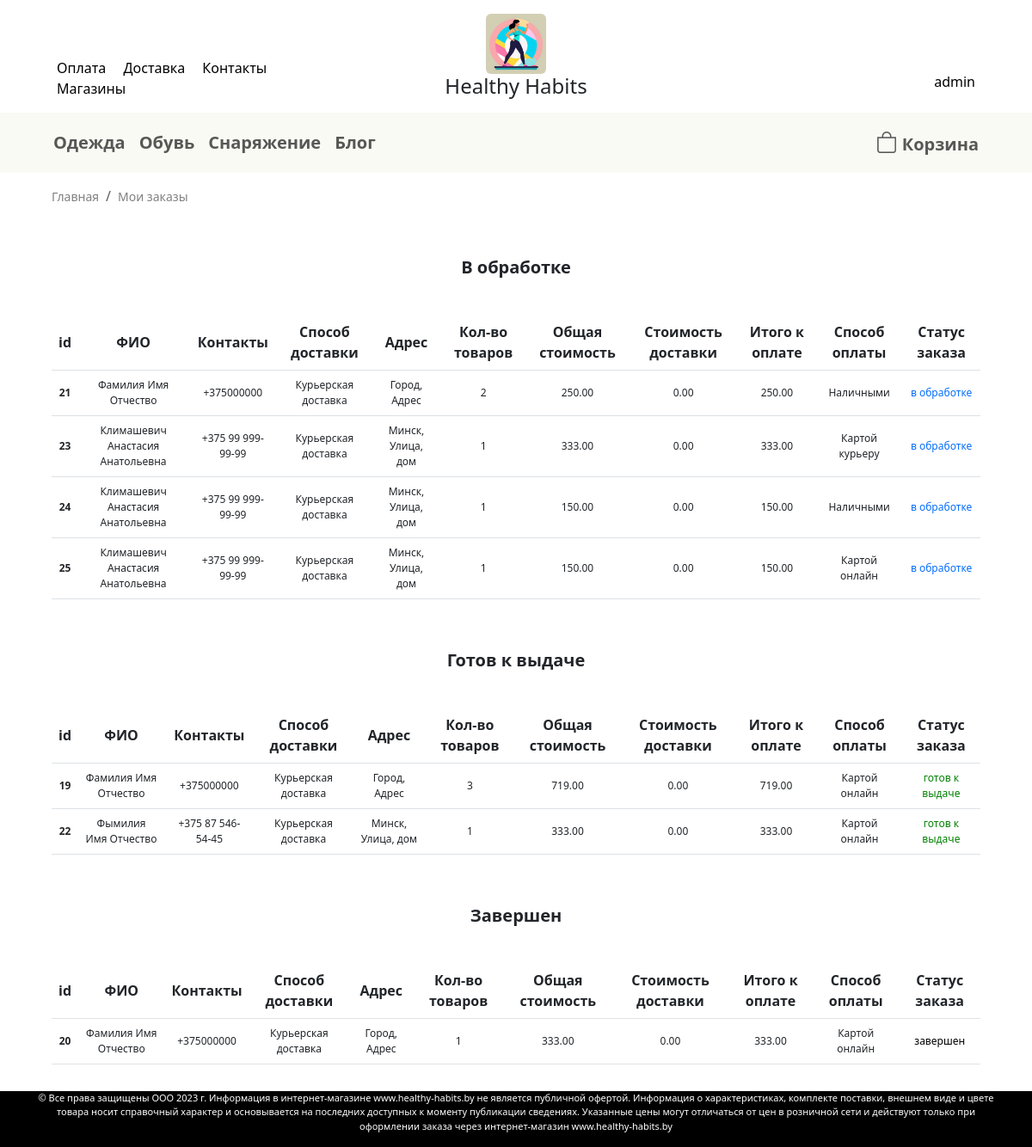
The app's page /orders (signed in) with its own data.
### catalog/models.py (models this page shows, shortened)
class OrderStatus(models.Model):
    name = models.CharField(verbose_name='Название', max_length=50)
    objects = models.Manager()
    def __str__(self):
        return self.name
    class Meta:
        verbose_name = 'статус заказа'
        verbose_name_plural = 'статусы заказов'
        ordering = ['name']

class Order(models.Model):
    user = models.ForeignKey(User, on_delete=models.CASCADE, verbose_name='Пользователь')
    status = models.ForeignKey(OrderStatus, on_delete=models.CASCADE, verbose_name='Статус')
    details = models.JSONField(verbose_name='Данные')
    delivery_price = models.PositiveIntegerField(verbose_name='Стоимость доставки')
    date_added = models.DateTimeField(auto_now_add=True, verbose_name='Дата создания')
    date_updated = models.DateTimeField(auto_now=True, verbose_name='Дата обновления')
    objects = models.Manager()
    def total_price(self):
        order_items = OrderItem.objects.filter(order=self)
        price = [item.price for item in order_items]
        return sum(price)
    def final_price(self):
        total_price = self.total_price()
        return sum([total_price, self.delivery_price])
    def total_quantity(self):
        order_items = OrderItem.objects.filter(order=self)
        quantity = [item.quantity for item in order_items]
        return sum(quantity)
    class Meta:
        verbose_name = 'заказ'
        verbose_name_plural = 'заказы'

class OrderItem(models.Model):
    order = models.ForeignKey(Order, on_delete=models.CASCADE, verbose_name='Заказ')
    productinstance = models.ForeignKey(ProductInstance, on_delete=models.CASCADE, verbose_name='Экземпляр Товара')
    size = models.ForeignKey(Size, on_delete=models.CASCADE, verbose_name='Размер')
    quantity = models.PositiveIntegerField(verbose_name='Количество')
    price = models.PositiveIntegerField(verbose_name='Цена')
    date_added = models.DateTimeField(auto_now_add=True, verbose_name='Дата создания')
    date_updated = models.DateTimeField(auto_now=True, verbose_name='Дата обновления')
    objects = models.Manager()

### catalog/views.py (the view)
# urls.py: path('orders', views.OrderManager.manage_orders, name='manage_orders'),  # управление заказами
    @staticmethod
    def manage_orders(request):
        if not request.user.is_authenticated:
            return redirect('login')
        context = OrderManager.manage_one(request) if request.GET.get('pk') else OrderManager.manage_multiple(request)
        return render(request, 'profile/orders.html', context)

### catalog/context_processors.py (called while the page is built)
def create_admin_pages(request, context):
    if request.user.is_superuser:
        context['admin_pages'] = [
            {'title': 'Акции', 'link': '/admin-promos'},
            {'title': 'База данных', 'link': '/admin-database'},
            {'title': 'Заказы', 'link': '/admin-orders'},
            {'title': 'Пользователи', 'link': '/admin-users'},
        ]
    return context

def common_context(request):
    context = {}
    if not request.user.is_authenticated:
        context['unauthenticated'] = True
    else:
        context = create_admin_pages(request, context)
        context = create_cart_table(request, context)
    return context

### catalog/templatetags/my_filters.py (called while the page is built)
@register.filter
def price_format(numb):
    n = "{:.2f}".format(numb)
    return n

### catalog/views.py (called while the page is built)
    @staticmethod
    def manage_multiple(request, admin=False):
        order_items = Order.objects.all() if admin else Order.objects.filter(user=request.user)
        order_items_filtered = []
        for status in OrderStatus.objects.all():
            order_items_filtered.append(
                {'name': status.name.capitalize(), 'items': order_items.filter(status_id=status.id)}
            )
        order_item_items = {}
        for item in order_items:
            order_item_items[item] = OrderItem.objects.filter(order=item)
        return {
            'order_items': order_items_filtered,
            'order_item_items': order_item_items,
            'common': 'common/order_list.html'
        }

### templates/profile/orders.html (shortened to what this page needs)
{% extends "base.html" %}
{% load static %}
{% block styles %}
    {{ block.super }}
    <link rel="stylesheet" type="text/css" href="{% static 'css/main.css' %}">
    <link rel="stylesheet" type="text/css" href="{% static 'css/profile.css' %}">
{% endblock styles %}
{% block content %}
    <nav aria-label="breadcrumb">
        <ol class="breadcrumb">
            <li class="breadcrumb-item"><a class="link-minor" href="/">Главная</a></li>
            {% if order %}
                <li class="breadcrumb-item active"><a class="link-minor" href="orders">Мои заказы</a></li>
                <li class="breadcrumb-item active" aria-current="page"><a class="text-minor">Заказ {{ order.id }}</a></li>
            {% else %}
                <li class="breadcrumb-item active" aria-current="page"><a class="text-minor">Мои заказы</a></li>
            {% endif %}
        </ol>
    </nav>
    {% include common %}
{% endblock content %}

### templates/base.html (shortened to what this page needs)
<!DOCTYPE html>
<html lang="en">
<head>
    {% load static %}
    {% load my_filters  %}
    {% block styles %}
        <link rel="stylesheet" type="text/css" href="{% static 'css/main.css' %}">
    {% endblock styles %}
    <link rel="stylesheet" href="https://cdn.jsdelivr.net/npm/bootstrap-icons@1.5.0/font/bootstrap-icons.css">
    <link href="https://cdn.jsdelivr.net/npm/bootstrap@5.3.0-alpha3/dist/css/bootstrap.min.css" rel="stylesheet">
</head>
<body class="d-flex flex-column min-vh-100">
    <div class="container">
        <div class="d-flex justify-content-between">
            <div class="p-3 col-4 align-self-end">
                <div>
                    <a class="m-2 link-main" href="#">Оплата</a>
                    <a class="m-2 link-main" href="#">Доставка</a>
                    <a class="m-2 link-main" href="#">Контакты</a>
                    <a class="m-2 link-main" href="#">Магазины</a>
                </div>
            </div>
            <div class="p-3 col-4 text-center">
                <a class="h4" href="/" style="text-decoration: none">
                    <img src="{% static 'images/logo.png' %}" width="70" class="rounded mx-auto d-block">
                    Healthy Habits
                </a>
            </div>
            <div class="dropdown p-3 col-4 d-flex flex-row-reverse align-self-end">
                <a class="m-2 link-main" href="#" role="button" id="dropdownMenuLink" data-bs-toggle="dropdown" aria-expanded="false">
                    {% if user.is_authenticated %}{{ user.get_username }}
                    {% else %}Гость{% endif %}
                </a>
            </div>
        </div>
    </div>
    <nav class="navbar navbar-expand-lg navbar-custom">
        <div class="container px-4">
            <div class="col-8">
                <div class="collapse navbar-collapse" id="navbarNavDropdown">
                    <ul class="nav navbar-nav mr-auto">
                        <li class="nav-item">
                            <a class="nav-link" href="/catalog/wear" style="font-size: 20px"><strong>Одежда</strong></a>
                        </li>
                        <li class="nav-item">
                            <a class="nav-link" href="/catalog/shoes" style="font-size: 20px"><strong>Обувь</strong></a>
                        </li>
                        <li class="nav-item">
                            <a class="nav-link" href="/catalog/equipment" style="font-size: 20px"><strong>Снаряжение</strong></a>
                        </li>
                        <li class="nav-item">
                            <a class="nav-link" href="#" style="font-size: 20px"><strong>Блог</strong></a>
                        </li>
                    </ul>
                </div>
            </div>
            <div class="d-flex flex-row-reverse align-self-start col-4">
                <div class="navbar-nav">
                    <a class="nav-item nav-link" href="#offcanvasExample" style="font-size: 20px" data-bs-toggle="offcanvas" role="button" aria-controls="offcanvasExample">
                        {% if not cart_table %}
                            <i class="bi bi-bag" style="font-size: 25px;"></i>
                        {% else %}
                            <i class="bi bi-bag-fill" style="font-size: 25px;"></i>
                            <span class='badge badge-warning' id='lblCartCount'>{{ cart_table.count }}</span>
                        {% endif %}
                        <strong>Корзина</strong>
                    </a>
                </div>
            </div>
        </div>
    </nav>
    <div class="container" style="padding: 15px 30px">
        {% block content %}{% endblock content %}
    </div>
    <footer class="footer mt-auto">
        <div class="container text-center">
            <p style="font-size: 11px;">
                © Все права защищены ООО 2023 г. Информация в интернет-магазине www.healthy-habits.by не является публичной офертой.
                Информация о характеристиках, комплекте поставки, внешнем виде и цвете товара носит справочный характер и основывается на последних доступных к моменту публикации сведениях.
                Указанные цены могут отличаться от цен в розничной сети и действуют только при оформлении заказа через интернет-магазин www.healthy-habits.by
            </p>
        </div>
    </footer>
</body>
</html>

### templates/common/order_list.html (shortened to what this page needs)
<div class="text-center">
    {% for i in order_items %}
        {% if i.items %}
            <div style="padding-top: 40px; padding-bottom: 40px">
                <strong><a style="font-size: 20px">{{ i.name }}</a></strong>
            </div>
            <table class="table table-hover">
                <thead>
                    <tr class="align-middle">
                        <th scope="col">id</th>
                        <th scope="col">ФИО</th>
                        <th scope="col">Контакты</th>
                        <th scope="col">Способ доставки</th>
                        <th scope="col" >Адрес</th>
                        <th scope="col">Кол-во товаров</th>
                        <th scope="col">Общая стоимость</th>
                        <th scope="col">Стоимость доставки</th>
                        <th scope="col">Итого к оплате</th>
                        <th scope="col">Способ оплаты</th>
                        <th scope="col">Статус заказа</th>
                    </tr>
                </thead>
                <tbody>
                    {% for item in i.items %}
                        <tr class="align-middle" style="font-size: 12px; cursor: pointer; cursor: hand;" onclick="window.location='{{ request.path }}?pk={{ item.id }}';">
                            <th scope="row" >{{ item.id }}</th>
                            <td>{{ item.details.full_name }}</td>
                            <td>
                                {{ item.details.phone_number }}<br>
                            </td>
                            <td>
                                {% if item.details.delivery_method == '1' %}Курьерская доставка{% endif %}
                            </td>
                            <td>
                                {{ item.details.city }}, {{ item.details.delivery_address }}
                            </td>
                            <td>{{ item.total_quantity }}</td>
                            <td>{{ item.total_price|price_format }}</td>
                            <td>{{ item.delivery_price|price_format }}</td>
                            <td>{{ item.final_price|price_format }}</td>
                            <td>
                                {% if item.details.payment_method == '1' %}Картой онлайн
                                {% elif item.details.payment_method == '2' %}Картой курьеру
                                {% elif item.details.payment_method == '3' %}Наличными
                                {% endif %}
                            </td>
                            <td>
                                <a style="color:
                                {% if item.status_id == 1 %}#056dfc
                                {% elif item.status_id == 2 %}green
                                {% elif item.status_id == 4 %}red
                                {% else %}black{% endif %};">
                                    {{ item.status }}
                                </a>
                            </td>
                        </tr>
                    {% endfor %}
                </tbody>
            </table>
        {% endif %}
    {% endfor %}
</div>

### static/css/main.css (style rules this page uses)
.footer { background-color: black; color: white; }
.link-main { color: black; text-decoration: none; }
.link-minor { color: gray; text-decoration: none; font-size: 14px; }
.navbar-custom { background-color: #fafaf5; }
.text-minor { color: gray; text-decoration: none; font-size: 14px; }

### records on screen
OrderStatus: name "В обработке"
Order: id "21", details.full_name "Фамилия Имя Отчество", details.phone_number "+375000000", shows "Курьерская доставка", details.city "Город", details.delivery_address "Адрес", total_quantity "2", total_price "250.00", delivery_price "0.00", final_price "250.00", shows "Наличными", status "в обработке"
Order: id "23", details.full_name "Климашевич Анастасия Анатольевна", details.phone_number "+375 99 999-99-99", shows "Курьерская доставка", details.city "Минск", details.delivery_address "Улица, дом", total_quantity "1", total_price "333.00", delivery_price "0.00", final_price "333.00", shows "Картой курьеру", status "в обработке"
Order: id "24", details.full_name "Климашевич Анастасия Анатольевна", details.phone_number "+375 99 999-99-99", shows "Курьерская доставка", details.city "Минск", details.delivery_address "Улица, дом", total_quantity "1", total_price "150.00", delivery_price "0.00", final_price "150.00", shows "Наличными", status "в обработке"
Order: id "25", details.full_name "Климашевич Анастасия Анатольевна", details.phone_number "+375 99 999-99-99", shows "Курьерская доставка", details.city "Минск", details.delivery_address "Улица, дом", total_quantity "1", total_price "150.00", delivery_price "0.00", final_price "150.00", shows "Картой онлайн", status "в обработке"
OrderStatus: name "Готов к выдаче"
Order: id "19", details.full_name "Фамилия Имя Отчество", details.phone_number "+375000000", shows "Курьерская доставка", details.city "Город", details.delivery_address "Адрес", total_quantity "3", total_price "719.00", delivery_price "0.00", final_price "719.00", shows "Картой онлайн", status "готов к выдаче"
Order: id "22", details.full_name "Фымилия Имя Отчество", details.phone_number "+375 87 546-54-45", shows "Курьерская доставка", details.city "Минск", details.delivery_address "Улица, дом", total_quantity "1", total_price "333.00", delivery_price "0.00", final_price "333.00", shows "Картой онлайн", status "готов к выдаче"
OrderStatus: name "Завершен"
Order: id "20", details.full_name "Фамилия Имя Отчество", details.phone_number "+375000000", shows "Курьерская доставка", details.city "Город", details.delivery_address "Адрес", total_quantity "1", total_price "333.00", delivery_price "0.00", final_price "333.00", shows "Картой онлайн", status "завершен"

### other values on screen
{{ user.get_username }} "admin"
